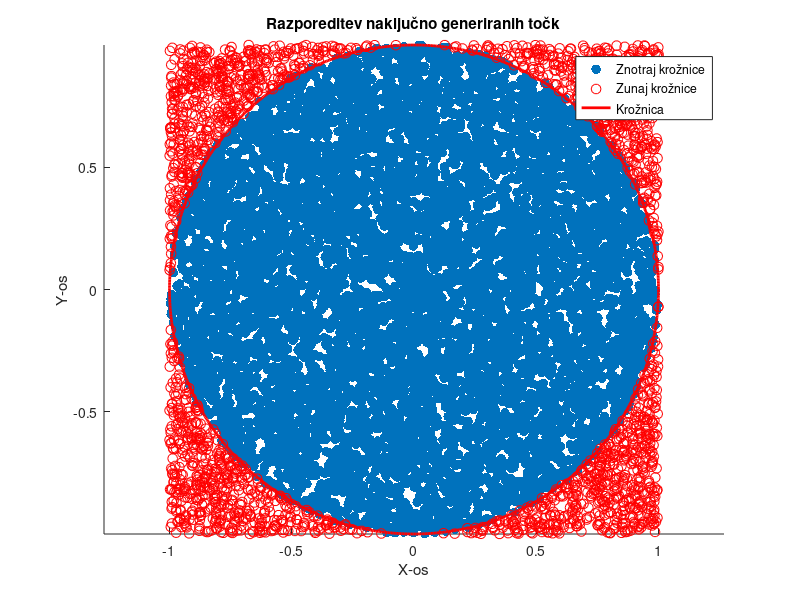

Here is the MATLAB script that generated this plot:
function calc_pi()
    % Določimo št. točk in radij kroga:
    St_tock = 10000;
    R = 1;

    % Določimo ocenjeno vrednost pi, napako in koordinate točk v krogu:
    [Ocena_Pi, error, koordinate_v_krogu] = area_pi(St_tock, R);

    disp(['Ocena π: ', num2str(Ocena_Pi)]);
    disp(['Napaka: ', num2str(error)]);
    disp('Koordinate točk znotraj kroga:');
    disp(koordinate_v_krogu);

    izris_grafa(St_tock, R);
end

function [Ocena_Pi, error, koordinate_v_krogu] = area_pi(nabor_tock, R)

    % Podamo začetno stanje:
    V_Krogu = 0;
    koordinate_v_krogu = zeros(nabor_tock, 2);

    % Anonimna funkcija, ki preverja ali je tocka T(x,y) na kroznici:
    Na_kroznici = @(x, y) x^2 + y^2 <= R^2;

    % Zapišemo for zanko:
    for i = 1:nabor_tock
        x = 2 * rand() - 1;
        y = 2 * rand() - 1;
        if Na_kroznici(x, y)
            V_Krogu = V_Krogu + 1;
            koordinate_v_krogu(i, :) = [x, y];
        end
    end
    Ocena_Pi = 4 * V_Krogu / nabor_tock;

    % Napako izrazimo kot absolutno vrednost:
    error = abs(Ocena_Pi - pi);
end


%Zapišemo funkcijo za izris grafa:

function izris_grafa(St_Tock, R)

    x = 2 * rand(St_Tock, 1) - 1;
    y = 2 * rand(St_Tock, 1) - 1;
    razdalja = sqrt(x.^2 + y.^2);

    tocke_v = razdalja <= R;
    tocke_izven = razdalja > R;
    
    % Določimo barvo in obliko točk na grafu
    scatter(x(tocke_v), y(tocke_v), 50, 'blue', 'o', 'filled');
    hold on;
    scatter(x(tocke_izven), y(tocke_izven), 50, 'r', 'o');
    
    Plot_kroznice(R);
    axis equal;
    title('Razporeditev naključno generiranih točk');
    xlabel('X-os');
    ylabel('Y-os');
    legend('Znotraj krožnice', 'Zunaj krožnice', 'Krožnica');
end


function Plot_kroznice(r)
%Numerično določimo razdelitev kota za izris na 1000 kosov:
    kot = linspace(0, 2 * pi, 1000);
    x = r * cos(kot);
    y = r * sin(kot);
    plot(x, y, 'r', 'LineWidth', 2);
end